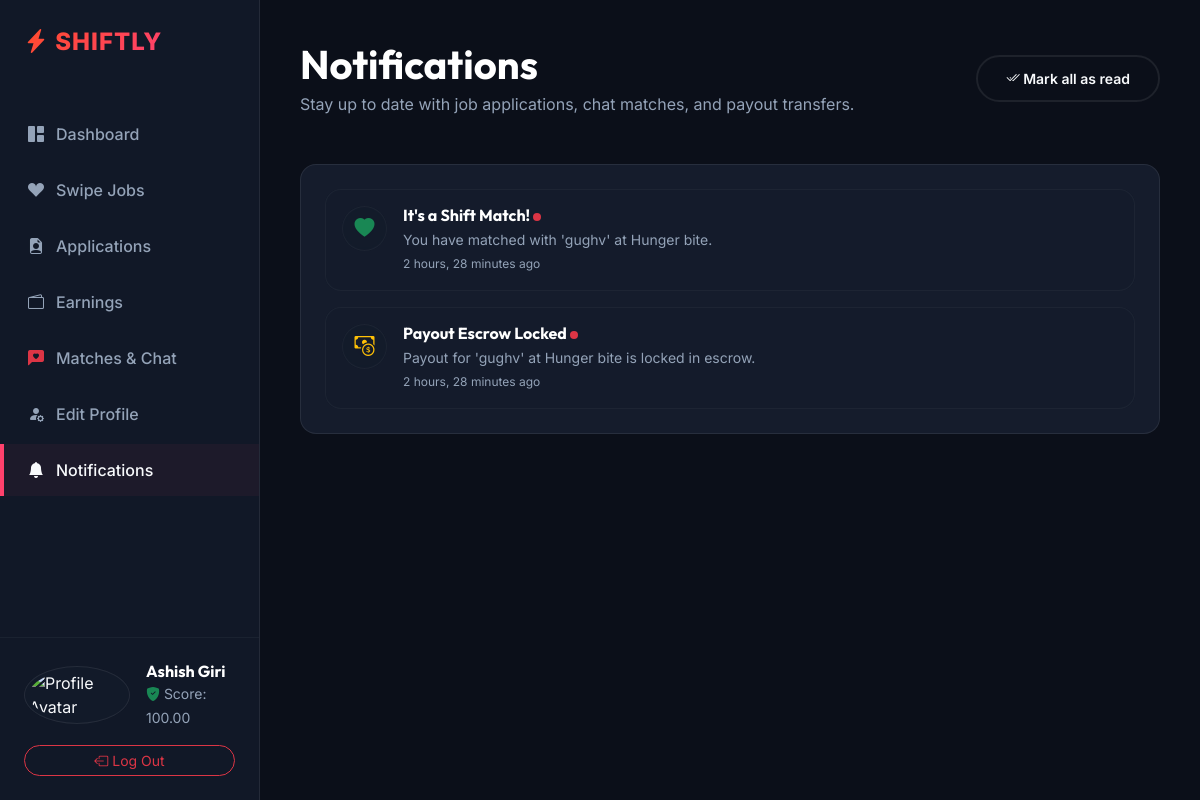
Page /api/v1/students/notifications/ (signed in) on the earlier database version.
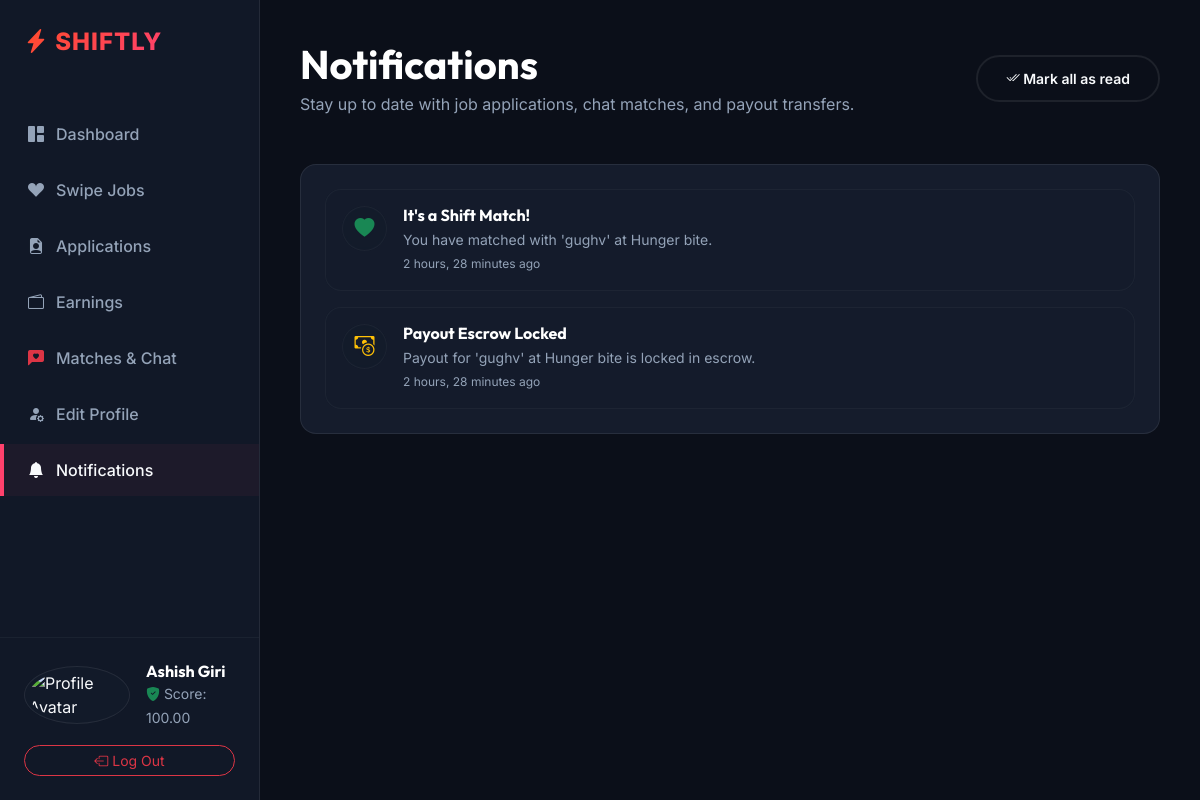
Same page on the later database version.
### students/views.py (the view)
# urls.py: path('notifications/', NotificationsListView.as_view(), name='student_notifications'),
class NotificationsListView(StudentRequiredMixin, ListView):
    template_name = 'students/notifications.html'
    context_object_name = 'notifications'
    def get_queryset(self):
        return Notification.objects.filter(user=self.request.user).order_by('-created_at')

### students/views.py (called while the page is built)
    def dispatch(self, request, *args, **kwargs):
        if not request.user.is_authenticated:
            return self.handle_no_permission()
        if request.user.role != 'student' or not request.user.is_active or request.user.status != User.AccountStatus.APPROVED:
            raise PermissionDenied("Only approved students can access this area.")
        return super().dispatch(request, *args, **kwargs)

### templates/students/notifications.html (shortened to what this page needs)
{% extends 'students/base.html' %}
{% block content %}
<div class="container-fluid p-0">
    <div class="d-flex justify-content-between align-items-center mb-5">
        <div>
            <h1 class="text-white mb-1">Notifications</h1>
            <p class="text-muted mb-0">Stay up to date with job applications, chat matches, and payout transfers.</p>
        </div>
        <button id="mark-all-read" class="btn btn-premium-outline btn-sm rounded-pill"><i class="bi bi-check2-all"></i> Mark all as read</button>
    </div>
    <div class="dash-card p-4">
        {% if notifications %}
            <div class="d-flex flex-column gap-3" id="notifications-wrapper">
                {% for n in notifications %}
                    <div class="p-3 bg-glass border border-secondary border-opacity-10 rounded-4 d-flex justify-content-between align-items-start {% if not n.is_read %}border-start border-start-3 border-start-danger{% endif %}" id="notif-{{ n.id }}">
                        <div class="d-flex gap-3">
                            <div class="rounded-circle p-2 fs-5 bg-glass border border-secondary border-opacity-10 d-flex align-items-center justify-content-center" style="width: 45px; height: 45px;">
                                {% if n.type == 'match' %}<i class="bi bi-heart-fill text-success"></i>
                                {% elif n.type == 'message' %}<i class="bi bi-chat-fill text-primary"></i>
                                {% elif n.type == 'payment' %}<i class="bi bi-cash-coin text-warning"></i>
                                {% else %}<i class="bi bi-info-circle-fill text-info"></i>{% endif %}
                            </div>
                            <div>
                                <h6 class="text-white mb-1">{{ n.title }} {% if not n.is_read %}<span class="badge bg-danger rounded-circle p-1" style="width: 8px; height: 8px; display: inline-block;"><span class="visually-hidden">New</span></span>{% endif %}</h6>
                                <p class="text-muted small mb-0">{{ n.body }}</p>
                                <small class="text-secondary" style="font-size: 0.75rem;">{{ n.created_at|timesince }} ago</small>
                            </div>
                        </div>
                    </div>
                {% endfor %}
            </div>
        {% else %}
            <div class="text-center py-5">
                <i class="bi bi-bell-slash text-muted display-3"></i>
                <h5 class="text-white mt-3">No Notifications</h5>
                <p class="text-muted small">We'll alert you here when new matches or updates occur!</p>
            </div>
        {% endif %}
    </div>
</div>
{% endblock %}

Differences in the rows shown:
changed Notification "It's a Shift Match!": is_read False → True (drawn)
changed Notification "Payout Escrow Locked": is_read False → True (drawn)
